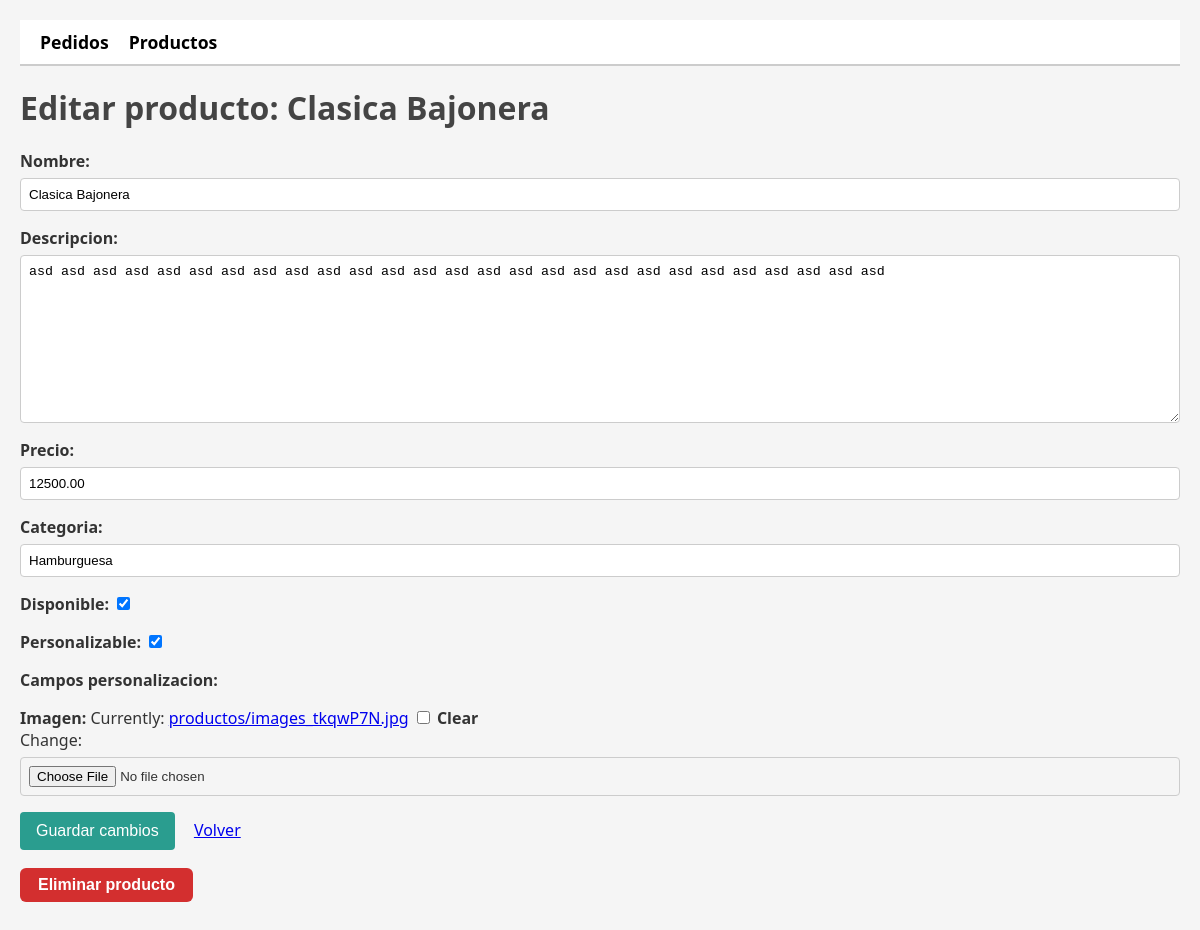
The app's page /panel/productos/1/editar/ with its own data.
### mi_app/models.py (models this page shows, shortened)
class Producto(models.Model):
    nombre = models.CharField(max_length=100)
    descripcion = models.TextField(blank=True)
    precio = models.DecimalField(max_digits=8, decimal_places=2)
    categoria = models.CharField(max_length=50)
    disponible = models.BooleanField(default=True)
    personalizable = models.BooleanField(default=False)
    campos_personalizacion = models.ManyToManyField('PersonalizacionCampo', blank=True, related_name='productos')
    imagen = models.ImageField(upload_to='productos/', blank=True, null=True)  # 👈 campo nuevo

### mi_app/views/admin.py (the view)
# urls.py: path('panel/productos/<int:pk>/editar/', views.editar_producto_admin, name='editar_producto_admin'),
def editar_producto_admin(request, pk):
    producto = get_object_or_404(Producto, pk=pk)
    if request.method == 'POST':
        form = ProductoForm(request.POST, request.FILES, instance=producto)
        if form.is_valid():
            form.save()
            return redirect('productos_admin')
    else:
        form = ProductoForm(instance=producto)
    return render(request, 'admin/editar_producto_admin.html', {'form': form, 'producto': producto})

### mi_app/forms.py
class ProductoForm(forms.ModelForm):
    class Meta:
        model = Producto
        fields = ['nombre', 'descripcion', 'precio', 'categoria', 'disponible', 'personalizable', 'campos_personalizacion', 'imagen']
        widgets = {
            'campos_personalizacion': forms.CheckboxSelectMultiple,
        }

### mi_app/templates/admin/editar_producto_admin.html (shortened to what this page needs)
{% load static %}
<link rel="stylesheet" href="{% static 'css/admin_panel.css' %}">
<nav class="admin-menu">
  <a href="{% url 'pedidos_admin' %}">Pedidos</a>
  <a href="{% url 'productos_admin' %}">Productos</a>
</nav>
<h1>Editar producto: {{ producto.nombre }}</h1>
<form method="post" enctype="multipart/form-data">
  {{ form.as_p }}
  <button type="submit">Guardar cambios</button>
  <a href="{% url 'productos_admin' %}" style="margin-left: 15px;">Volver</a>
</form>
<form method="post" action="{% url 'eliminar_producto_admin' producto.id %}" style="margin-top:18px;">
  <button type="submit" onclick="return confirm('¿Seguro que deseas eliminar este producto?')" style="background:#d32f2f;color:#fff;border:none;padding:8px 18px;border-radius:6px;font-weight:bold;cursor:pointer;">Eliminar producto</button>
</form>

### mi_app/static/css/admin_panel.css (style rules this page uses)
h1 { margin-top: 20px; font-size: 2rem; color: #444; }
.admin-menu { background-color: #ffffff; padding: 10px 20px; border-bottom: 2px solid #ccc; margin-bottom: 20px; display: flex; gap: 20px; }
.admin-menu a { text-decoration: none; color: black; font-weight: bold; font-size: 1.1rem; }
form label { font-weight: bold; }
form input[type="text"], form input[type="number"], form input[type="file"], form select, form textarea { width: 100%; padding: 8px; margin: 6px 0 0px 0; border: 1px solid #ccc; border-radius: 4px; box-sizing: border-box; }
form button[type="submit"] { background-color: #2a9d8f; color: white; border: none; padding: 10px 16px; font-size: 1rem; border-radius: 4px; cursor: pointer; }

### records on screen
Producto: nombre "Clasica Bajonera", descripcion "asd asd asd asd asd asd asd asd asd asd asd asd asd asd asd asd asd asd asd asd asd asd asd asd asd asd asd", precio "12500.00", categoria "Hamburguesa", disponible "☑", personalizable "☑"
